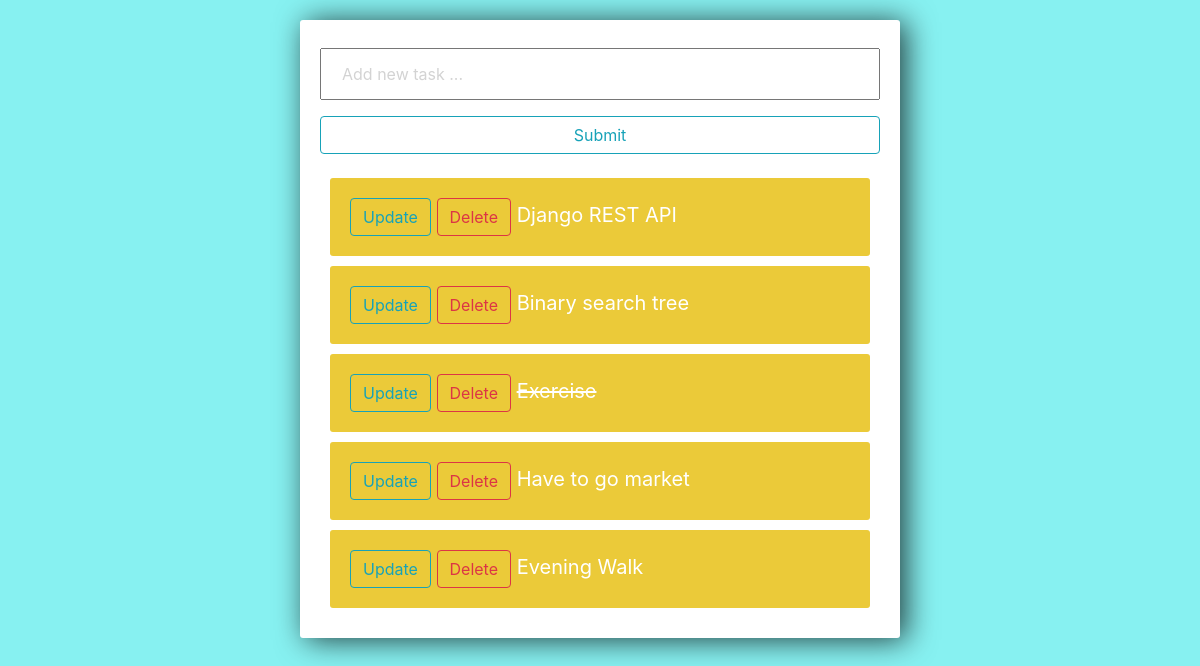
The page / on the database its author committed.
### todo/models.py (models this page shows)
class Task(models.Model):
    title = models.CharField(max_length = 200)
    complete = models.BooleanField(default = False)
    created = models.DateTimeField(auto_now_add = True)
    def __str__(self):
        return self.title

### todo/views.py (the view)
# urls.py: 2. Add a URL to urlpatterns:  path('', views.home, name='home')
def home(request):
    tasks = Task.objects.all()
    form = TaskForm()
    if request.method == 'POST':
        form = TaskForm(request.POST)
        if form.is_valid():
            form.save()
        return redirect('/')
    context = {'tasks':tasks, 'form':form}
    return render (request, 'todo/list.html', context)

### todo/forms.py
class TaskForm(forms.ModelForm):
    title = forms.CharField(widget=forms.TextInput(attrs={'placeholder':'Add new task ...'}))
    class Meta:
        model = Task
        fields = '__all__'

### todo/templates/todo/list.html (shortened to what this page needs)
<div class="center-column">
    {% extends "todo/base.html" %}
        {% block content %}
            <form method="POST" action="/">
                {{form.title}}
                <input class="btn btn-outline-info" type="submit"  name ='Create a task'>
            </form>
            {% for task in tasks %}
                <div class="item-row">
                    <a class="btn btn-outline-info" href="{% url 'update-task' task.id %}"> Update </a>
                    <a class="btn btn-outline-danger" href="{% url 'delete-task' task.id %}"> Delete </a>
                    {% if task.complete == True %}
                        <strike>{{ task }}</strike>
                    {% else %}
                        <span>{{ task }}</span>
                    {% endif %}
                </div>
            {% endfor %}
        {% endblock %}

### todo/static/todo/main.css (style rules this page uses)
body { background: #87f1f1; color: #333333; }
input { width: 100%; padding: 12px 20px; margin: 8px 0; box-sizing: border-box; }
input::placeholder { color: #d3d3d3 ; }
.center-column { width: 600px; margin: 20px auto; padding: 20px; background-color:#fff; border-radius: 3px ; box-shadow: 6px 2px 30px 0px rgba(0, 0,0, 0.75); }
.item-row { background-color:#ebca39; margin: 10px; padding: 20px ; border-radius: 3px; color: #ffffff; font-size-adjust: initial; font-size: 20px; }

### rows shown on the page
Task: title "Django REST API"
Task: title "Binary search tree"
Task: title "Exercise"
Task: title "Have to go market"
Task: title "Evening Walk"
